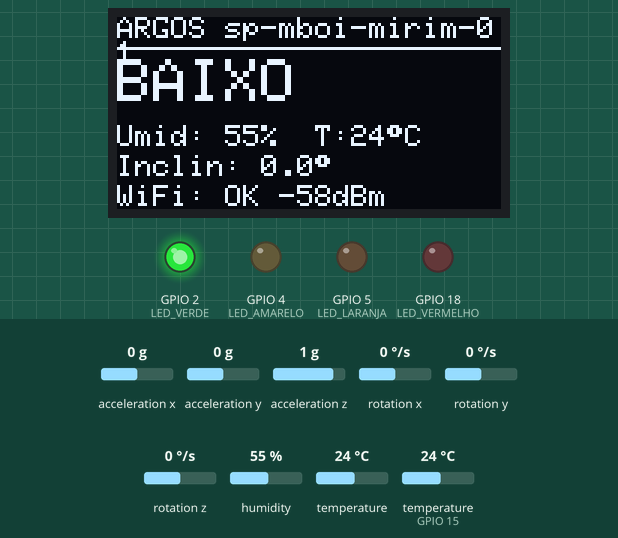
Simulated run of this program. Board: ESP32. Parts: 128×64 one-colour display, output pins drawn as LEDs (lit = HIGH). Inputs (shaded band) come from the test bench; at power-on: acceleration x 0 g, humidity 55 %, acceleration y 0 g, acceleration z 1 g, rotation x 0 °/s, rotation y 0 °/s, rotation z 0 °/s, temperature 24 °C, temperature (sensor on GPIO 15) 24 °C. WiFi joins after 1.5 s; servers stay silent unless stated; the local clock reads 2024-03-15 10:24:30 at power-on unless the program sets it; no MQTT or app messages arrive unless stated; what the program prints to the serial monitor is not drawn.

Above: at 5.6 s.
5.7 s: acceleration x set to -1.4 g
At 11.06 s:
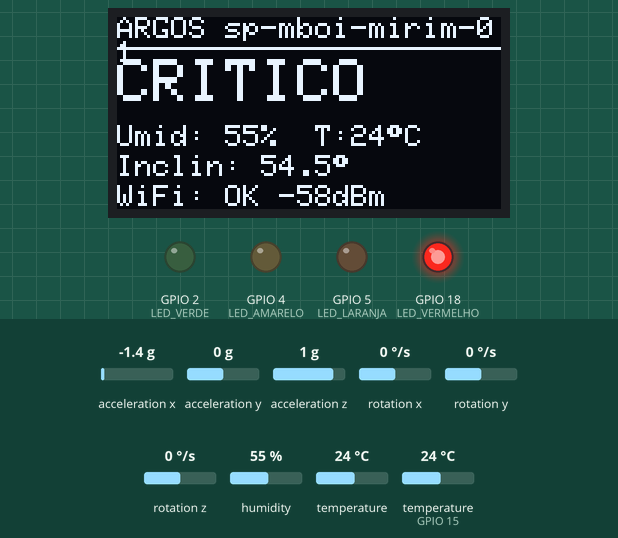
12.4 s: acceleration x set to -1 g
At 21.0 s:
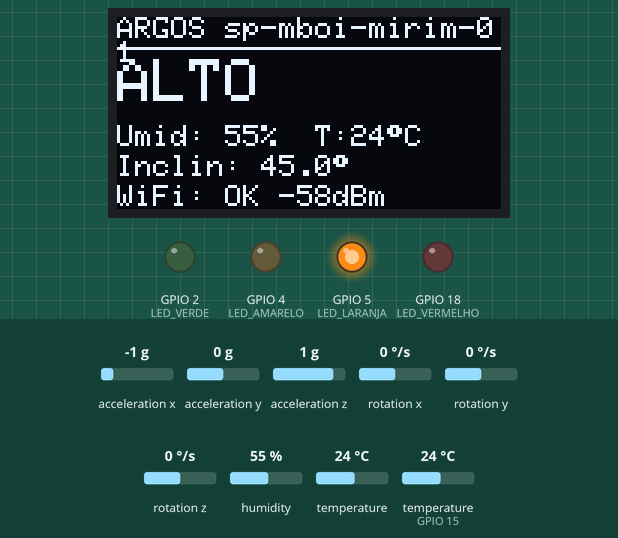
21.5 s: acceleration x set to -0.7 g
At 31.1 s:
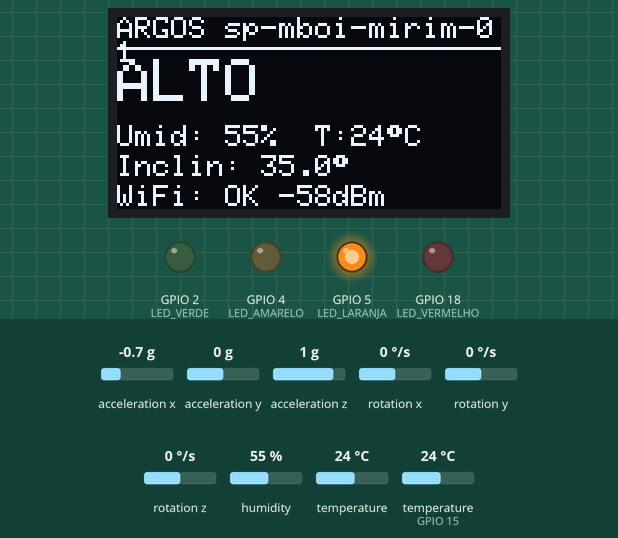
31.5 s: acceleration x set to -0.4 g
At 35.45 s:
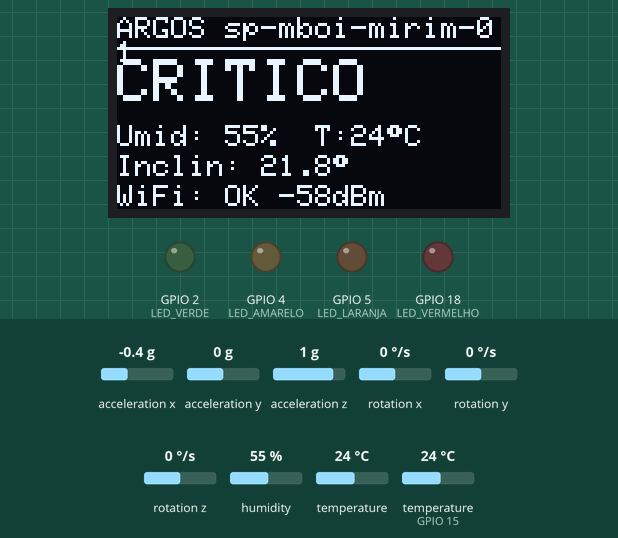
38.2 s: humidity set to 22 %
At 41.0 s:
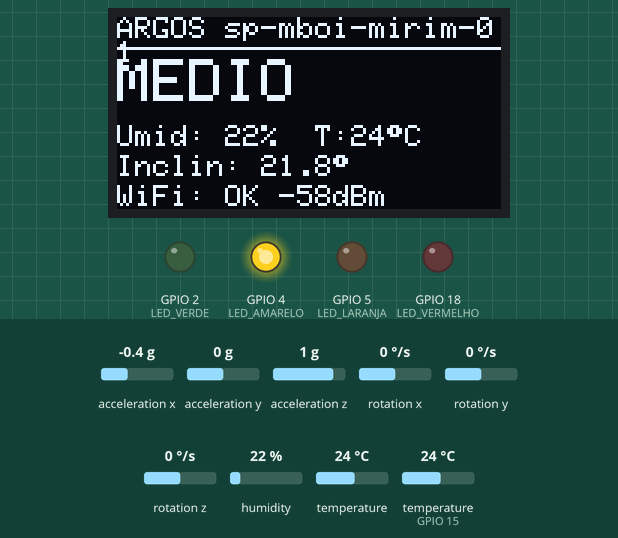
44.9 s: acceleration x set to 0 g
At 51.0 s:
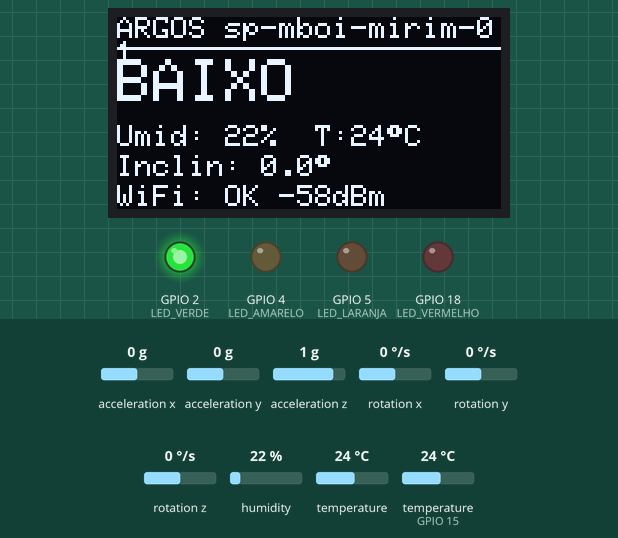
Timing chart, 0 to 52.5 s (numbered marks = the images above; inputs shaded):
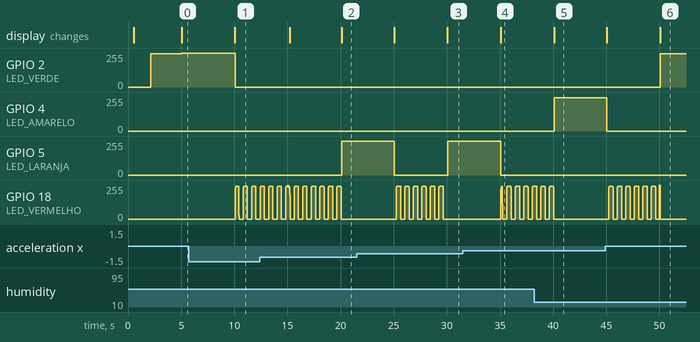

The program:

main.cpp
```cpp
// ============================================================================
//  ARGOS IoT — Estação Argos de Encosta (ESP32)
//  Monitoramento de risco de deslizamento na borda (edge).
// ============================================================================

#include <Arduino.h>
#include <WiFi.h>
#include <WiFiClientSecure.h>
#include <PubSubClient.h>
#include <Wire.h>
#include "DHTesp.h"
#include <Adafruit_MPU6050.h>
#include <Adafruit_Sensor.h>
#include <Adafruit_GFX.h>
#include <Adafruit_SSD1306.h>
#include <ArduinoJson.h>
#include <time.h>
#include <math.h>

// ── Identidade da estação ─────────────────────────────────────────
// Troque apenas esta constante para implantar outra estação da frota.
const char* ESTACAO_ID = "sp-mboi-mirim-01";

// ── WiFi ──────────────────────────────────────────────────────────
const char* WIFI_SSID     = "Wokwi-GUEST";
const char* WIFI_PASSWORD = "";

// ── MQTT HiveMQ Cloud (TLS) ───────────────────────────────────────
const char* MQTT_BROKER   = "c175cd285334458eab19178117bdbc91.s1.eu.hivemq.cloud";
const int   MQTT_PORT     = 8883;
const char* MQTT_USER     = "FelipeRM564723";
const char* MQTT_PASSWORD = "Fiap@20072006";

// ── Pinos (ESP32 DevKit v1) ──────────────────────
#define DHT_PIN     15
#define I2C_SDA     21
#define I2C_SCL     22
#define LED_VERDE    2
#define LED_AMARELO  4
#define LED_LARANJA  5
#define LED_VERMELHO 18

// ── OLED SSD1306 ──────────────────────────────────────────────────
#define OLED_W      128
#define OLED_H       64
#define OLED_ADDR  0x3C

// ── Intervalos de publicação ────────────────────────────
#define INTERVALO_LEITURAS_MS  5000UL
#define INTERVALO_STATUS_MS    30000UL

// ── Limiares do cálculo de risco ─────────────────────────────
#define HUM_MIN          40.0f   // 40% umidade → humNorm 0
#define HUM_MAX         100.0f   // 100% umidade → humNorm 1
#define TILT_MAX         30.0f   // 30° = encosta em movimento → tiltNorm 1
#define VARIACAO_GATILHO  5.0f   // variação brusca de inclinação força CRÍTICO
#define PESO_UMIDADE      0.4f
#define PESO_INCLINACAO   0.6f

// ── NTP (timestamp ISO-8601) ──────────────────────────────────────
const char* NTP_SERVER = "pool.ntp.org";

// ── Objetos globais ───────────────────────────────────────────────
DHTesp dht;
Adafruit_MPU6050 mpu;
Adafruit_SSD1306 oled(OLED_W, OLED_H, &Wire, -1);
WiFiClientSecure wifiClient;
PubSubClient mqtt(wifiClient);

// ── Estado ────────────────────────────────────────────────────────
unsigned long ultimaLeitura = 0;
unsigned long ultimoStatus  = 0;
unsigned long bootMs        = 0;

bool  mpuOk      = false;
bool  oledOk     = false;
float anguloAnterior = 0.0f;
bool  temAnguloAnterior = false;
String nivelAnterior = "";

// Última leitura válida (para o OLED e publicações)
float ultUmidade   = NAN;
float ultTemp      = NAN;
float ultAngulo    = 0.0f;
float ultScore     = 0.0f;
String ultNivel    = "baixo";
String ultCor      = "#22C55E";

// ────────────────────────────────────────────────────────────────
// Utilitários
// ────────────────────────────────────────────────────────────────
static float clamp01(float v) {
  if (v < 0.0f) return 0.0f;
  if (v > 1.0f) return 1.0f;
  return v;
}

// Monta tópico "argos/estacao/{id}/{sufixo}"
String topico(const char* sufixo) {
  return String("argos/estacao/") + ESTACAO_ID + "/" + sufixo;
}

// Timestamp ISO-8601 UTC (ex.: 2026-06-04T14:05:00Z).
// Cai para string vazia se o NTP ainda não sincronizou.
String timestampISO() {
  time_t agora = time(nullptr);
  if (agora < 100000) return "";
  struct tm tmInfo;
  gmtime_r(&agora, &tmInfo);
  char buf[25];
  strftime(buf, sizeof(buf), "%Y-%m-%dT%H:%M:%SZ", &tmInfo);
  return String(buf);
}

// ────────────────────────────────────────────────────────────────
// Conectividade
// ────────────────────────────────────────────────────────────────
void conectarWiFi() {
  if (WiFi.status() == WL_CONNECTED) return;
  Serial.print("[WiFi] Conectando");
  WiFi.mode(WIFI_STA);
  WiFi.begin(WIFI_SSID, WIFI_PASSWORD);
  while (WiFi.status() != WL_CONNECTED) {
    delay(500);
    Serial.print(".");
  }
  Serial.println("\n[WiFi] OK — IP: " + WiFi.localIP().toString());

  // Sincroniza relógio para timestamps ISO-8601 (UTC).
  configTime(0, 0, NTP_SERVER);
}

void conectarMQTT() {
  wifiClient.setInsecure();
  mqtt.setServer(MQTT_BROKER, MQTT_PORT);
  mqtt.setKeepAlive(60);
  mqtt.setBufferSize(512);

  while (!mqtt.connected()) {
    if (WiFi.status() != WL_CONNECTED) {
      Serial.println("[MQTT] WiFi caiu — abortando tentativa.");
      return;
    }
    Serial.print("[MQTT] Conectando...");
    String clientId = String("argos-") + ESTACAO_ID;
    if (mqtt.connect(clientId.c_str(), MQTT_USER, MQTT_PASSWORD)) {
      Serial.println("OK");
    } else {
      Serial.printf("falhou (rc=%d), nova tentativa em 3s...\n", mqtt.state());
      wifiClient.stop();
      delay(3000);
    }
  }
}

// ────────────────────────────────────────────────────────────────
// Leitura de sensores
// ────────────────────────────────────────────────────────────────
// Ângulo de inclinação (graus) entre o eixo do dispositivo e a gravidade.
// 0° = plano (encosta estável) → cresce conforme o terreno se inclina.

float lerInclinacao() {
  if (!mpuOk) return 0.0f;
  sensors_event_t a, g, temp;
  mpu.getEvent(&a, &g, &temp);
  float ax = a.acceleration.x;
  float ay = a.acceleration.y;
  float az = a.acceleration.z;
  float ang = atan2f(sqrtf(ax * ax + ay * ay), fabsf(az)) * 180.0f / PI;
  return ang;
}

// ────────────────────────────────────────────────────────────────
// Lógica de risco na borda
// ────────────────────────────────────────────────────────────────
struct Risco {
  float  score;
  String nivel;
  String cor;
};

Risco calcularRisco(float umidade, float angulo, float variacaoAngulo) {
  float humNorm  = clamp01((umidade - HUM_MIN) / (HUM_MAX - HUM_MIN));
  float tiltNorm = clamp01(angulo / TILT_MAX);
  float score    = humNorm * PESO_UMIDADE + tiltNorm * PESO_INCLINACAO;

  // Gatilho mecânico: variação brusca de inclinação força CRÍTICO.
  if (variacaoAngulo > VARIACAO_GATILHO) score = 1.0f;

  Risco r;
  r.score = score;
  if (score < 0.25f)      { r.nivel = "baixo";   r.cor = "#22C55E"; }
  else if (score < 0.50f) { r.nivel = "medio";   r.cor = "#EAB308"; }
  else if (score < 0.75f) { r.nivel = "alto";    r.cor = "#F97316"; }
  else                    { r.nivel = "critico"; r.cor = "#EF4444"; }
  return r;
}

// ────────────────────────────────────────────────────────────────
// Atuadores
// ────────────────────────────────────────────────────────────────
void apagarLeds() {
  digitalWrite(LED_VERDE,    LOW);
  digitalWrite(LED_AMARELO,  LOW);
  digitalWrite(LED_LARANJA,  LOW);
  digitalWrite(LED_VERMELHO, LOW);
}

// Acende o LED do nível atual. No nível crítico, o vermelho pisca
// (alterna conforme millis); por isso é chamado a cada loop().
void atualizarLeds(const String& nivel) {
  apagarLeds();
  if (nivel == "baixo")   digitalWrite(LED_VERDE,   HIGH);
  else if (nivel == "medio")   digitalWrite(LED_AMARELO, HIGH);
  else if (nivel == "alto")    digitalWrite(LED_LARANJA, HIGH);
  else if (nivel == "critico") {
    bool aceso = (millis() / 400) % 2;     // pisca ~1,25 Hz
    digitalWrite(LED_VERMELHO, aceso ? HIGH : LOW);
  }
}

void atualizarOLED() {
  if (!oledOk) return;
  oled.clearDisplay();
  oled.setTextColor(SSD1306_WHITE);

  // Cabeçalho
  oled.setTextSize(1);
  oled.setCursor(0, 0);
  oled.print("ARGOS ");
  oled.print(ESTACAO_ID);

  oled.drawFastHLine(0, 10, OLED_W, SSD1306_WHITE);

  // Nível de risco em destaque
  oled.setTextSize(2);
  oled.setCursor(0, 14);
  String nv = ultNivel;
  nv.toUpperCase();
  oled.print(nv);

  // Leituras
  oled.setTextSize(1);
  oled.setCursor(0, 36);
  if (isnan(ultUmidade)) oled.print("Umid: --   ");
  else { oled.print("Umid: "); oled.print(ultUmidade, 0); oled.print("%  "); }
  oled.print("T:");
  if (isnan(ultTemp)) oled.print("--");
  else oled.print(ultTemp, 0);
  oled.print((char)247);
  oled.print("C");

  oled.setCursor(0, 46);
  oled.print("Inclin: ");
  oled.print(ultAngulo, 1);
  oled.print((char)247);

  oled.setCursor(0, 56);
  oled.print("WiFi: ");
  if (WiFi.status() == WL_CONNECTED) {
    oled.print("OK ");
    oled.print(WiFi.RSSI());
    oled.print("dBm");
  } else {
    oled.print("OFFLINE");
  }

  oled.display();
}

// ────────────────────────────────────────────────────────────────
// Publicações MQTT
// ────────────────────────────────────────────────────────────────

void publicarLeituras(float umidade, float inclinacao) {
  JsonDocument doc;
  doc["id"]         = ESTACAO_ID;
  doc["umidade"]    = round(umidade * 10) / 10.0;
  doc["inclinacao"] = round(inclinacao * 10) / 10.0;
  doc["ts"]         = timestampISO();

  char payload[256];
  size_t n = serializeJson(doc, payload);
  mqtt.publish(topico("leituras").c_str(), (const uint8_t*)payload, n, false);
  Serial.println("[MQTT] leituras → " + String(payload));
}

void publicarRisco(const Risco& r) {
  JsonDocument doc;
  doc["id"]    = ESTACAO_ID;
  doc["nivel"] = r.nivel;
  doc["score"] = round(r.score * 100) / 100.0;
  doc["ts"]    = timestampISO();

  char payload[256];
  size_t n = serializeJson(doc, payload);
  mqtt.publish(topico("risco").c_str(), (const uint8_t*)payload, n, true);  // retido
  Serial.println("[MQTT] risco → " + String(payload));
}

void publicarStatus() {
  JsonDocument doc;
  doc["id"]        = ESTACAO_ID;
  doc["online"]    = true;
  doc["wifi_rssi"] = WiFi.RSSI();
  doc["uptime_s"]  = (millis() - bootMs) / 1000;
  doc["ts"]        = timestampISO();

  char payload[256];
  size_t n = serializeJson(doc, payload);
  mqtt.publish(topico("status").c_str(), (const uint8_t*)payload, n, false);
  Serial.println("[MQTT] status → " + String(payload));
}

// ────────────────────────────────────────────────────────────────
// Ciclo principal de medição
// ────────────────────────────────────────────────────────────────

void cicloLeitura() {
  TempAndHumidity d = dht.getTempAndHumidity();
  float umidade     = d.humidity;
  float temperatura = d.temperature;
  float angulo      = lerInclinacao();

  if (isnan(umidade) || isnan(temperatura)) {
    Serial.printf("[DHT22] erro de leitura (%s) — usando ultima valida.\n",
                  dht.getStatusString());
    umidade     = isnan(ultUmidade) ? 0.0f : ultUmidade;
    temperatura = isnan(ultTemp)    ? 0.0f : ultTemp;
  }

  float variacao = temAnguloAnterior ? fabsf(angulo - anguloAnterior) : 0.0f;
  anguloAnterior = angulo;
  temAnguloAnterior = true;

  Risco r = calcularRisco(umidade, angulo, variacao);

  ultUmidade = umidade;
  ultTemp    = temperatura;
  ultAngulo  = angulo;
  ultScore   = r.score;
  ultNivel   = r.nivel;
  ultCor     = r.cor;

  Serial.printf("[LEITURA] umid=%.1f%% temp=%.1fC incl=%.1f° var=%.1f° score=%.2f nivel=%s\n",
                umidade, temperatura, angulo, variacao, r.score, r.nivel.c_str());

  // Publica leituras (sempre) e risco (só quando o nível muda)
  if (mqtt.connected()) {
    publicarLeituras(umidade, angulo);
    if (r.nivel != nivelAnterior) {
      publicarRisco(r);
      nivelAnterior = r.nivel;
    }
  }
}

// ────────────────────────────────────────────────────────────────
void setup() {
  Serial.begin(115200);
  delay(500);
  bootMs = millis();

  Serial.println("\n\n=== ARGOS IoT — Estacao de Encosta ===");
  Serial.print("Estacao: "); Serial.println(ESTACAO_ID);

  // LEDs
  pinMode(LED_VERDE,    OUTPUT);
  pinMode(LED_AMARELO,  OUTPUT);
  pinMode(LED_LARANJA,  OUTPUT);
  pinMode(LED_VERMELHO, OUTPUT);
  apagarLeds();

  // Barramento I²C compartilhado (MPU6050 + OLED)
  Wire.begin(I2C_SDA, I2C_SCL);

  // DHT22
  dht.setup(DHT_PIN, DHTesp::DHT22);
  Serial.println("[DHT22] inicializado (GPIO15).");

  // MPU6050 (0x68)
  if (mpu.begin(0x68, &Wire)) {
    mpu.setAccelerometerRange(MPU6050_RANGE_8_G);
    mpu.setGyroRange(MPU6050_RANGE_500_DEG);
    mpu.setFilterBandwidth(MPU6050_BAND_21_HZ);
    mpuOk = true;
    Serial.println("[MPU6050] OK (0x68).");
  } else {
    Serial.println("[MPU6050] NAO encontrado — inclinacao = 0.");
  }

  // OLED (0x3C)
  if (oled.begin(SSD1306_SWITCHCAPVCC, OLED_ADDR)) {
    oledOk = true;
    oled.clearDisplay();
    oled.setTextSize(1);
    oled.setTextColor(SSD1306_WHITE);
    oled.setCursor(0, 0);
    oled.println("ARGOS IoT");
    oled.println("Inicializando...");
    oled.display();
    Serial.println("[OLED] OK (0x3C).");
  } else {
    Serial.println("[OLED] NAO encontrado.");
  }

  conectarWiFi();
  conectarMQTT();

  Serial.println("Setup completo.\n");
}

void loop() {
  // Mantém conectividade
  if (WiFi.status() != WL_CONNECTED) conectarWiFi();
  if (!mqtt.connected())            conectarMQTT();
  mqtt.loop();

  unsigned long agora = millis();

  // Ciclo de leitura a cada 5s
  if (agora - ultimaLeitura >= INTERVALO_LEITURAS_MS) {
    ultimaLeitura = agora;
    cicloLeitura();
    atualizarOLED();
  }

  // Heartbeat a cada 30s
  if (agora - ultimoStatus >= INTERVALO_STATUS_MS) {
    ultimoStatus = agora;
    if (mqtt.connected()) publicarStatus();
  }

  // LEDs atualizados todo loop (crítico precisa piscar)
  atualizarLeds(ultNivel);
}
```

Measured:
- the behaviour switches between -1.2 and -1.1 g on acceleration x (found by bisection; images 1 and 2)
- the behaviour switches between -0.6 and -0.5 g on acceleration x (found by bisection; images 3 and 4)
- after the input at 5.7 s, GPIO 2 (LED_VERDE): 255/255 → 0/255 after 4.4 s; the display: changes after 4.4 s (image 1)
- after the input at 12.4 s, GPIO 5 (LED_LARANJA): 0/255 → 252/255 after 7.7 s instead of 2.7 s; the display: first changes after 2.8 s (image 2 shows a later state)
- after the input at 21.5 s, GPIO 5 (LED_LARANJA): 252/255 → 0/255 after 3.6 s, → 252/255 5.0 s later; GPIO 18 (LED_VERMELHO): 0/255 → 240/255 after 3.7 s, then repeats every 1.6 s: 247/255 0.36 s, 0/255 0.40 s, 240/255 0.04 s, 247/255 0.32 s, 238/255 0.04 s, 0/255 0.40 s, 240/255 0.04 s; the display: first changes after 3.6 s (image 3 shows a later state)
- after the input at 31.5 s, GPIO 5 (LED_LARANJA): 252/255 → 0/255 after 3.6 s; the display: changes after 3.6 s (image 4)
- after the input at 38.2 s, GPIO 4 (LED_AMARELO): 0/255 → 251/255 after 1.9 s; GPIO 5 (LED_LARANJA): stays 0/255 (without the input it goes to 252/255 after 1.9 s); the display: changes after 1.9 s (image 5)
- after the input at 44.9 s, GPIO 2 (LED_VERDE): 0/255 → 249/255 after 5.2 s; GPIO 4 (LED_AMARELO): 251/255 → 0/255 after 0.16 s; the display: first changes after 0.16 s (image 6 shows a later state)
